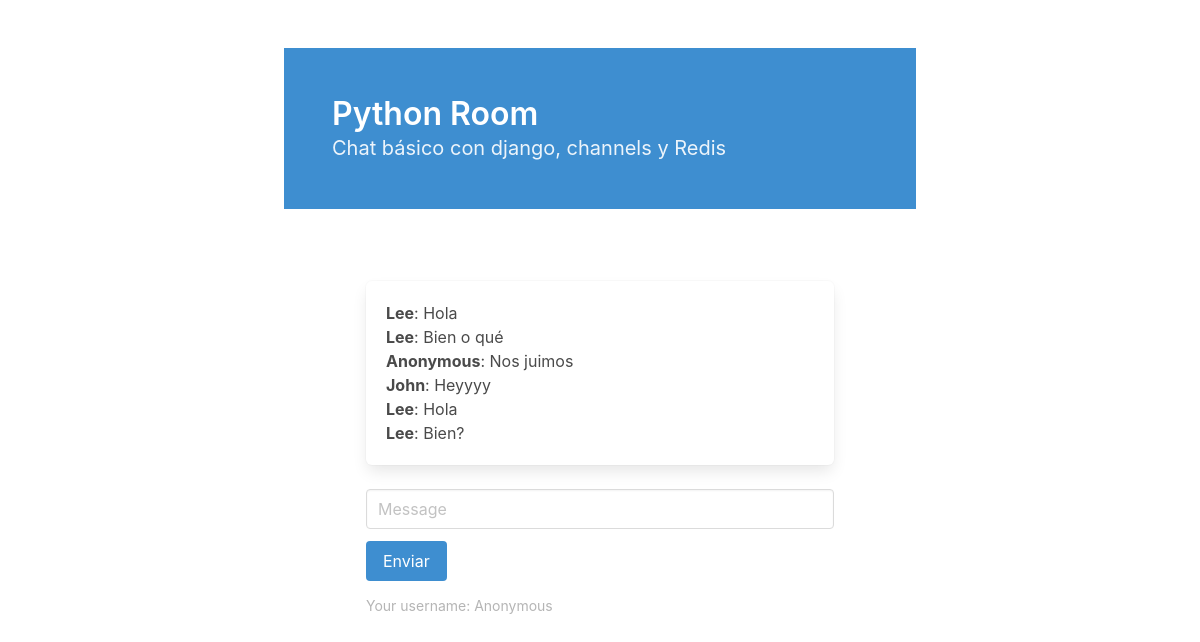
/Python/, run on an earlier commit of the app's database.
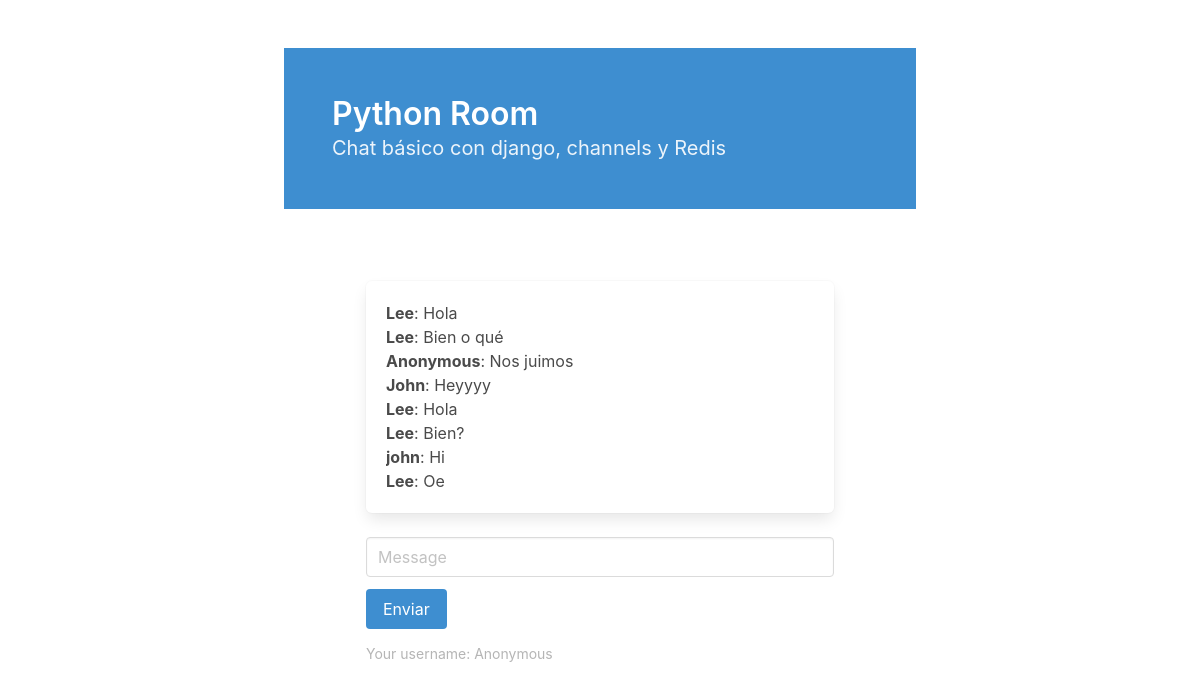
And on a later commit of the database.
### chat/models.py (models this page shows)
class Message(models.Model):
    username = models.CharField(max_length=255)
    room = models.CharField(max_length=255)
    content = models.TextField()
    date_added = models.DateTimeField(auto_now_add=True)
    class Meta:
        ordering = ('date_added',)

### chat/views.py (the view)
# urls.py: path('<str:room_name>/', views.room, name='room'),
def room(request, room_name):
    username = request.GET.get('username', 'Anonymous')
    messages = Message.objects.filter(room=room_name)[0:25]
    return render(request, 'chat/room.html',
                  {'room_name': room_name, 'username': username, 'messages': messages}
                  )

### templates/chat/room.html (shortened to what this page needs)
<!DOCTYPE html>
<html>
    <head>
        <link rel="stylesheet" href="https://cdn.jsdelivr.net/npm/bulma@0.9.2/css/bulma.min.css">
    </head>
    <body>
        <section class="section">
            <div class="container">
                <div class="columns is-multiline">
                    <div class="column is-8 is-offset-2 mb-6">
                        <section class="hero is-info">
                            <div class="hero-body">
                                <p class="title">
                                    {{room_name}} Room
                                </p>
                                <p class="subtitle">
                                    Chat básico con django, channels y Redis
                                </p>
                            </div>
                        </section>
                    </div>
                    <div class="column is-6 is-offset-3">
                        <div class="box">
                            <div id="chat-messages" style="max-height: 300px; overflow-y: scroll;">{% for m in messages %}<b>{{ m.username }}</b>: {{ m.content }}<br>{% endfor %}</div>
                        </div>
                        <div class="field">
                            <div class="control">
                                <input class="input" type="text" placeholder="Message" id="chat-message-input">
                            </div>
                        </div>
                        <div class="field">
                            <div class="control">
                                <a class="button is-info" id="chat-message-submit">Enviar</a>
                            </div>
                        </div>
                        <small class="has-text-grey-light">Your username: {{ username }}</small>
                    </div>
                </div>
            </div>
        </section>
    </body>
</html>

What changed in the data, as far as the page shows it:
added Message: username "john", content "Hi"
added Message: username "Lee", content "Oe"
